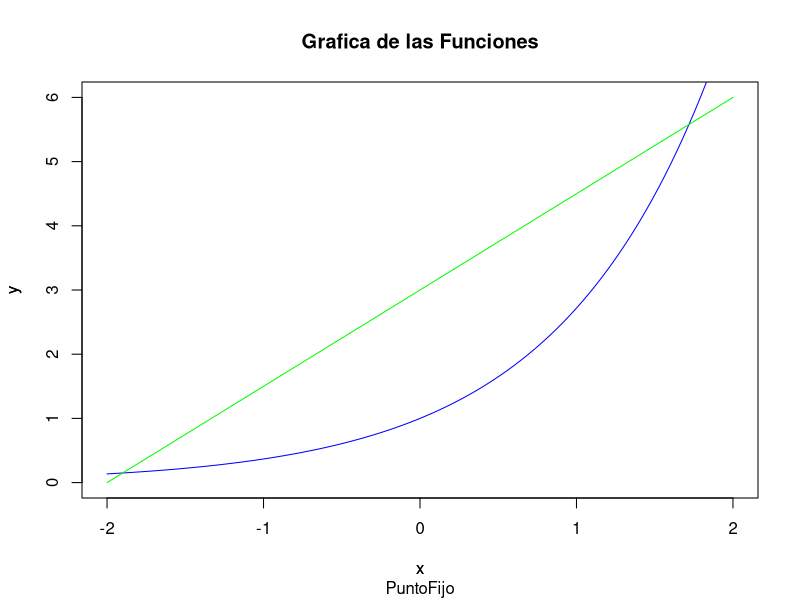
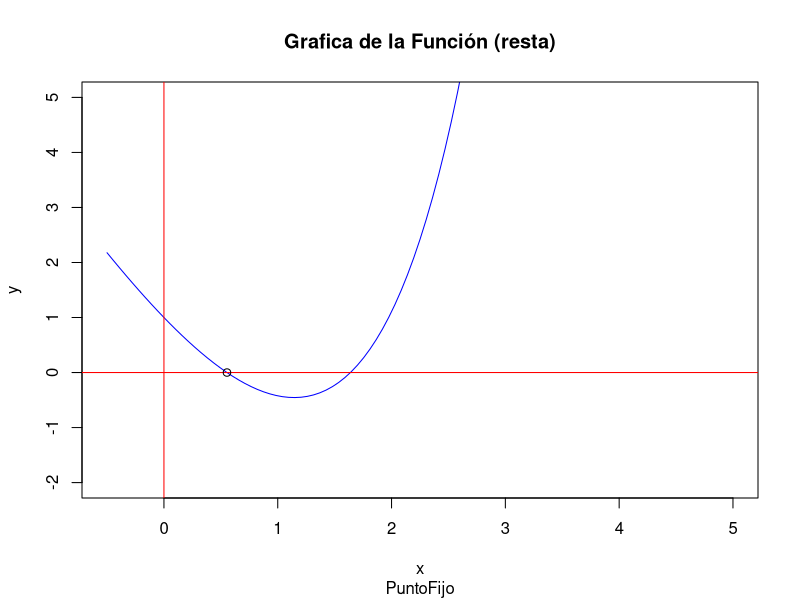
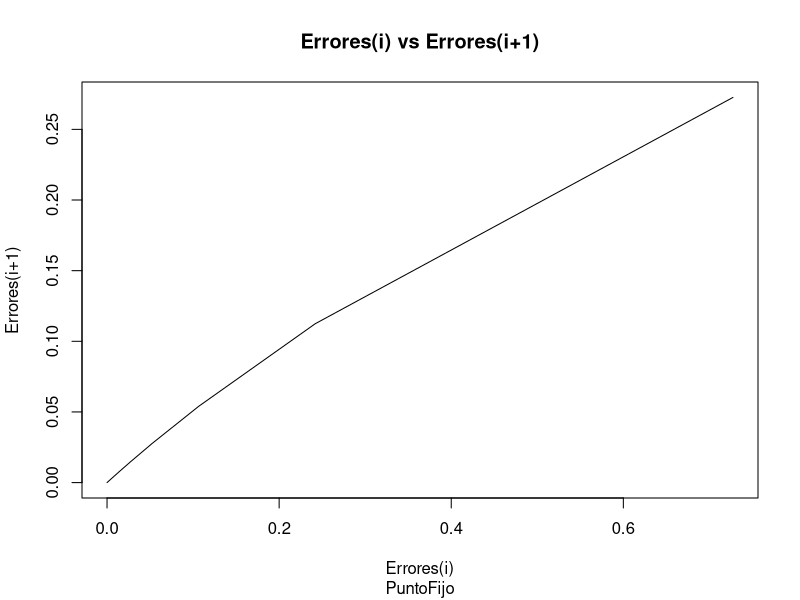
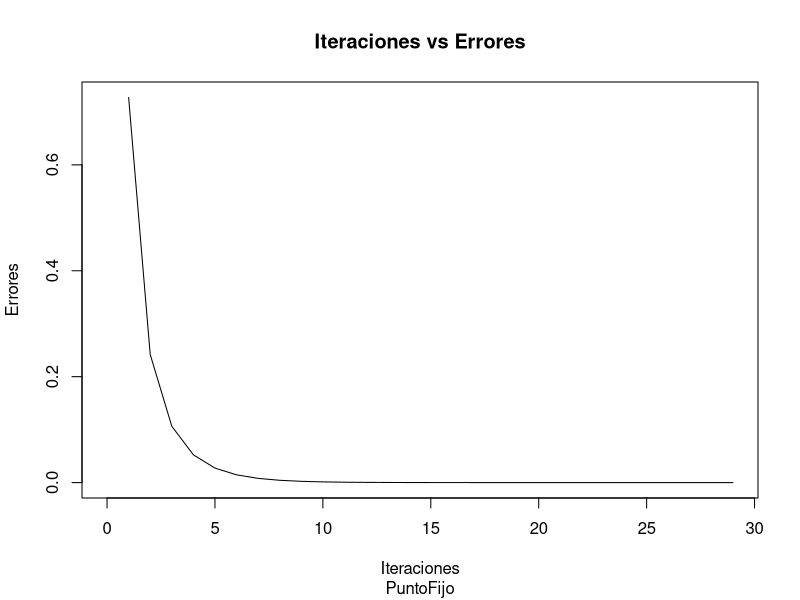

These charts were generated, in order, by the following R code:
#-------------------------------------------------------------------------------
#                           Ejercicios raiz con metodos
#-------------------------------------------------------------------------------

fe<-function(x)
{
  signif(exp(1), 5)^x
}

fpi<-function(x)
{
  signif(pi,5)*x
}

f1<-function(x)
{
  signif(exp(1), 5)^x-signif(pi,5)*x
}

g1 <- function(x)
{
  (exp(x)/pi)
}


#-------------------------------------
#              Punto Fijo
#-------------------------------------

PuntoFijo<-function(g, x0, tol)
{
  
  plot(fe, xlim = c(-2,2), ylim = c(0,6), col = "blue", main = "Grafica de las Funciones", sub = "PuntoFijo", xlab = "x", ylab = "y")
  par(new=TRUE)
  curve(fpi, type = "l", col="green", axes=FALSE, ylab = "y")
  par(new=FALSE)
  
  plot(f1, xlim = c(-0.5,5), ylim = c(-2,5), col = "blue", main = "Grafica de la Función (resta)", sub = "PuntoFijo", xlab = "x", ylab = "y")
  abline(h=0, v=0, col="red")
  
  x<-c()
  y<-c()
  iteraciones<-c()
  
  m<-0
  
  maxI<-100
  l<-0
  repeat
  {
    x1<-g(x0)
    m2<-m
    m<-abs(x1-x0)
    
    if(l>=1)
    {
      x<-c(x, m2/x1)
      y<-c(y, m/x1)
    }
    
    cat("Iteracion:", l, "\b, valor actual:", x1, "Error actual:", m, "\n")
    
    l<-l+1
    
    if( m<tol || l>maxI )
    {
      break;
    }
    
    x0<-x1
    
  }
  
  if(m>tol)
  {
    cat("No hubo convergencia")
  }
  else
  {
    cat("x* es aproximadamente", x1, "con error menor que", tol)
  }
  
  points(x1,0)
  
  plot(g, xlim = c(0,x[1]), ylim = c(0,y[1]), col = "white", main = "Errores(i) vs Errores(i+1)", sub = "PuntoFijo", xlab = "Errores(i)", ylab = "Errores(i+1)")
  lines(x, y, type = "l")
  
  x<-c(x,y[l-1])
  iteraciones<-c(1:l)
  plot(g, xlim = c(0,iteraciones[l]), ylim = c(0,x[1]), col = "white", main = "Iteraciones vs Errores", sub = "PuntoFijo", xlab = "Iteraciones", ylab = "Errores")
  lines(iteraciones, x, type = "l")  
  
}

PuntoFijo(g1, 0, 1e-8)
